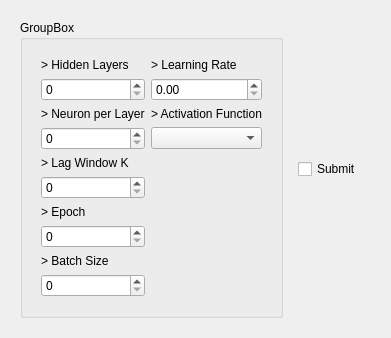
              <widget class="QWidget" name="initial_ANN">
               <attribute name="title">
                <string>ANN</string>
               </attribute>
               <layout class="QVBoxLayout" name="verticalLayout_24">
                <item>
                 <widget class="QWidget" name="initial_ANN_Container" native="true">
                  <property name="sizePolicy">
                   <sizepolicy hsizetype="MinimumExpanding" vsizetype="MinimumExpanding">
                    <horstretch>0</horstretch>
                    <verstretch>0</verstretch>
                   </sizepolicy>
                  </property>
                  <layout class="QHBoxLayout" name="horizontalLayout_18">
                   <item>
                    <widget class="QGroupBox" name="groupBox">
                     <property name="title">
                      <string>GroupBox</string>
                     </property>
                     <layout class="QHBoxLayout" name="horizontalLayout_16">
                      <item>
                       <widget class="QWidget" name="initial_ANN_Container_2" native="true">
                        <property name="sizePolicy">
                         <sizepolicy hsizetype="MinimumExpanding" vsizetype="MinimumExpanding">
                          <horstretch>0</horstretch>
                          <verstretch>0</verstretch>
                         </sizepolicy>
                        </property>
                        <layout class="QHBoxLayout" name="horizontalLayout_15">
                         <item>
                          <layout class="QVBoxLayout" name="verticalLayout_21">
                           <item>
                            <widget class="QLabel" name="label_20">
                             <property name="text">
                              <string>&gt; Hidden Layers</string>
                             </property>
                            </widget>
                           </item>
                           <item>
                            <widget class="QSpinBox" name="Param_initial_value_ANN_hiddenlayer"/>
                           </item>
                           <item>
                            <widget class="QLabel" name="label_21">
                             <property name="text">
                              <string>&gt; Neuron per Layer</string>
                             </property>
                            </widget>
                           </item>
                           <item>
                            <widget class="QSpinBox" name="Param_initial_value_ANN_neuronperlayer"/>
                           </item>
                           <item>
                            <widget class="QLabel" name="label_22">
                             <property name="text">
                              <string>&gt; Lag Window K</string>
                             </property>
                            </widget>
                           </item>
                           <item>
                            <widget class="QSpinBox" name="Param_initial_value_ANN_lagwindowK"/>
                           </item>
                           <item>
                            <widget class="QLabel" name="label_24">
                             <property name="text">
                              <string>&gt; Epoch</string>
                             </property>
                            </widget>
                           </item>
                           <item>
                            <widget class="QSpinBox" name="Param_initial_value_ANN_epoch"/>
                           </item>
                           <item>
                            <widget class="QLabel" name="label_25">
                             <property name="text">
                              <string>&gt; Batch Size</string>
                             </property>
                            </widget>
                           </item>
                           <item>
                            <widget class="QSpinBox" name="Param_initial_value_ANN_batchsize"/>
                           </item>
                          </layout>
                         </item>
                         <item>
                          <layout class="QVBoxLayout" name="verticalLayout_22">
                           <property name="sizeConstraint">
                            <enum>QLayout::SizeConstraint::SetDefaultConstraint</enum>
                           </property>
                           <item>
                            <widget class="QLabel" name="label_26">
                             <property name="text">
                              <string>&gt; Learning Rate</string>
                             </property>
                            </widget>
                           </item>
                           <item>
                            <widget class="QDoubleSpinBox" name="Param_initial_value_ANN_learningrate"/>
                           </item>
                           <item>
                            <widget class="QLabel" name="label_27">
                             <property name="text">
                              <string>&gt; Activation Function</string>
                             </property>
                            </widget>
                           </item>
                           <item>
                            <widget class="QComboBox" name="Param_initial_value_ANN_activationfunction"/>
                           </item>
                           <item>
                            <spacer name="horizontalSpacer_13">
                             <property name="orientation">
                              <enum>Qt::Orientation::Vertical</enum>
                             </property>
                             <property name="sizeType">
                              <enum>QSizePolicy::Policy::MinimumExpanding</enum>
                             </property>
                             <property name="sizeHint" stdset="0">
                              <size>
                               <width>20</width>
                               <height>20</height>
                              </size>
                             </property>
                            </spacer>
                           </item>
                          </layout>
                         </item>
                        </layout>
                       </widget>
                      </item>
                     </layout>
                    </widget>
                   </item>
                   <item>
                    <widget class="QWidget" name="widget_3" native="true">
                     <layout class="QVBoxLayout" name="verticalLayout_23">
                      <item>
                       <widget class="QCheckBox" name="Param_Status_Submit_ANN">
                        <property name="text">
                         <string>Submit</string>
                        </property>
                       </widget>
                      </item>
                     </layout>
                    </widget>
                   </item>
                  </layout>
                 </widget>
                </item>
               </layout>
              </widget>
